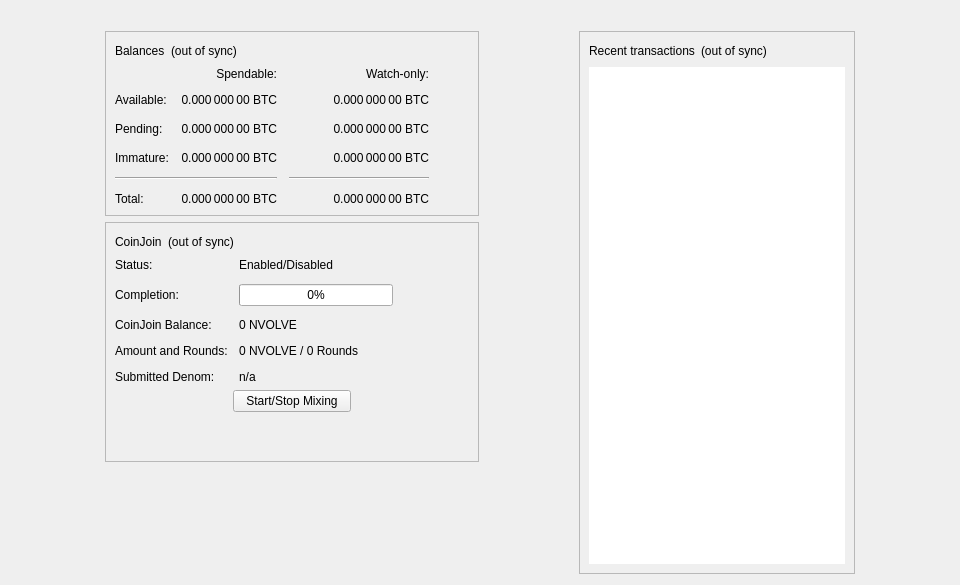
<?xml version="1.0" encoding="UTF-8"?>
<ui version="4.0">
 <class>OverviewPage</class>
 <widget class="QWidget" name="OverviewPage">
  <property name="geometry">
   <rect>
    <x>0</x>
    <y>0</y>
    <width>960</width>
    <height>585</height>
   </rect>
  </property>
  <property name="minimumSize">
   <size>
    <width>960</width>
    <height>0</height>
   </size>
  </property>
  <property name="windowTitle">
   <string>Form</string>
  </property>
  <layout class="QVBoxLayout" name="topLayout">
   <item>
    <widget class="QLabel" name="labelAlerts">
     <property name="visible">
      <bool>false</bool>
     </property>
     <property name="wordWrap">
      <bool>true</bool>
     </property>
     <property name="margin">
      <number>3</number>
     </property>
     <property name="textInteractionFlags">
      <set>Qt::TextSelectableByMouse</set>
     </property>
    </widget>
   </item>
   <item>
    <layout class="QHBoxLayout" name="horizontalLayout" stretch="1,0,1,0,1">
     <item>
      <spacer name="horizontalSpacerLeft">
       <property name="orientation">
        <enum>Qt::Horizontal</enum>
       </property>
       <property name="sizeType">
        <enum>QSizePolicy::Preferred</enum>
       </property>
       <property name="sizeHint" stdset="0">
        <size>
         <width>10</width>
         <height>20</height>
        </size>
       </property>
      </spacer>
     </item>
     <item>
      <layout class="QVBoxLayout" name="verticalLayout_2">
       <item>
        <widget class="QFrame" name="frame">
         <property name="frameShape">
          <enum>QFrame::StyledPanel</enum>
         </property>
         <property name="frameShadow">
          <enum>QFrame::Raised</enum>
         </property>
         <layout class="QVBoxLayout" name="verticalLayout_4">
          <item>
           <layout class="QHBoxLayout" name="horizontalLayout_4">
            <item>
             <widget class="QLabel" name="label_5">
              <property name="text">
               <string>Balances</string>
              </property>
             </widget>
            </item>
            <item>
             <widget class="QLabel" name="labelWalletStatus">
              <property name="toolTip">
               <string>The displayed information may be out of date. Your wallet automatically synchronizes with the Nvolve network after a connection is established, but this process has not completed yet.</string>
              </property>
              <property name="text">
               <string notr="true">(out of sync)</string>
              </property>
              <property name="alignment">
               <set>Qt::AlignLeading|Qt::AlignLeft|Qt::AlignVCenter</set>
              </property>
             </widget>
            </item>
            <item>
             <spacer name="horizontalSpacer_3">
              <property name="orientation">
               <enum>Qt::Horizontal</enum>
              </property>
              <property name="sizeHint" stdset="0">
               <size>
                <width>40</width>
                <height>20</height>
               </size>
              </property>
             </spacer>
            </item>
           </layout>
          </item>
          <item>
           <layout class="QGridLayout" name="gridLayout">
            <property name="spacing">
             <number>12</number>
            </property>
            <item row="2" column="2">
             <widget class="QLabel" name="labelWatchPending">
              <property name="cursor">
               <cursorShape>IBeamCursor</cursorShape>
              </property>
              <property name="toolTip">
               <string>Unconfirmed transactions to watch-only addresses</string>
              </property>
              <property name="text">
               <string notr="true">0.000 000 00 BTC</string>
              </property>
              <property name="alignment">
               <set>Qt::AlignRight|Qt::AlignTrailing|Qt::AlignVCenter</set>
              </property>
              <property name="textInteractionFlags">
               <set>Qt::LinksAccessibleByMouse|Qt::TextSelectableByKeyboard|Qt::TextSelectableByMouse</set>
              </property>
             </widget>
            </item>
            <item row="2" column="1">
             <widget class="QLabel" name="labelUnconfirmed">
              <property name="cursor">
               <cursorShape>IBeamCursor</cursorShape>
              </property>
              <property name="toolTip">
               <string>Total of transactions that have yet to be confirmed, and do not yet count toward the spendable balance</string>
              </property>
              <property name="text">
               <string notr="true">0.000 000 00 BTC</string>
              </property>
              <property name="alignment">
               <set>Qt::AlignRight|Qt::AlignTrailing|Qt::AlignVCenter</set>
              </property>
              <property name="textInteractionFlags">
               <set>Qt::LinksAccessibleByMouse|Qt::TextSelectableByKeyboard|Qt::TextSelectableByMouse</set>
              </property>
             </widget>
            </item>
            <item row="3" column="2">
             <widget class="QLabel" name="labelWatchImmature">
              <property name="cursor">
               <cursorShape>IBeamCursor</cursorShape>
              </property>
              <property name="toolTip">
               <string>Mined balance in watch-only addresses that has not yet matured</string>
              </property>
              <property name="text">
               <string notr="true">0.000 000 00 BTC</string>
              </property>
              <property name="alignment">
               <set>Qt::AlignRight|Qt::AlignTrailing|Qt::AlignVCenter</set>
              </property>
              <property name="textInteractionFlags">
               <set>Qt::LinksAccessibleByMouse|Qt::TextSelectableByKeyboard|Qt::TextSelectableByMouse</set>
              </property>
             </widget>
            </item>
            <item row="4" column="0" colspan="2">
             <widget class="Line" name="lineSpendableBalance">
              <property name="orientation">
               <enum>Qt::Horizontal</enum>
              </property>
             </widget>
            </item>
            <item row="4" column="2">
             <widget class="Line" name="lineWatchBalance">
              <property name="sizePolicy">
               <sizepolicy hsizetype="Preferred" vsizetype="Fixed">
                <horstretch>0</horstretch>
                <verstretch>0</verstretch>
               </sizepolicy>
              </property>
              <property name="minimumSize">
               <size>
                <width>140</width>
                <height>0</height>
               </size>
              </property>
              <property name="orientation">
               <enum>Qt::Horizontal</enum>
              </property>
             </widget>
            </item>
            <item row="5" column="0">
             <widget class="QLabel" name="labelTotalText">
              <property name="text">
               <string>Total:</string>
              </property>
             </widget>
            </item>
            <item row="3" column="1">
             <widget class="QLabel" name="labelImmature">
              <property name="cursor">
               <cursorShape>IBeamCursor</cursorShape>
              </property>
              <property name="toolTip">
               <string>Mined balance that has not yet matured</string>
              </property>
              <property name="text">
               <string notr="true">0.000 000 00 BTC</string>
              </property>
              <property name="alignment">
               <set>Qt::AlignRight|Qt::AlignTrailing|Qt::AlignVCenter</set>
              </property>
              <property name="textInteractionFlags">
               <set>Qt::LinksAccessibleByMouse|Qt::TextSelectableByKeyboard|Qt::TextSelectableByMouse</set>
              </property>
             </widget>
            </item>
            <item row="2" column="3">
             <spacer name="horizontalSpacer_2">
              <property name="orientation">
               <enum>Qt::Horizontal</enum>
              </property>
              <property name="sizeHint" stdset="0">
               <size>
                <width>40</width>
                <height>20</height>
               </size>
              </property>
             </spacer>
            </item>
            <item row="3" column="0">
             <widget class="QLabel" name="labelImmatureText">
              <property name="text">
               <string>Immature:</string>
              </property>
             </widget>
            </item>
            <item row="5" column="1">
             <widget class="QLabel" name="labelTotal">
              <property name="cursor">
               <cursorShape>IBeamCursor</cursorShape>
              </property>
              <property name="toolTip">
               <string>Your current total balance</string>
              </property>
              <property name="text">
               <string notr="true">0.000 000 00 BTC</string>
              </property>
              <property name="alignment">
               <set>Qt::AlignRight|Qt::AlignTrailing|Qt::AlignVCenter</set>
              </property>
              <property name="textInteractionFlags">
               <set>Qt::LinksAccessibleByMouse|Qt::TextSelectableByKeyboard|Qt::TextSelectableByMouse</set>
              </property>
             </widget>
            </item>
            <item row="5" column="2">
             <widget class="QLabel" name="labelWatchTotal">
              <property name="cursor">
               <cursorShape>IBeamCursor</cursorShape>
              </property>
              <property name="toolTip">
               <string>Current total balance in watch-only addresses</string>
              </property>
              <property name="text">
               <string notr="true">0.000 000 00 BTC</string>
              </property>
              <property name="alignment">
               <set>Qt::AlignRight|Qt::AlignTrailing|Qt::AlignVCenter</set>
              </property>
              <property name="textInteractionFlags">
               <set>Qt::LinksAccessibleByMouse|Qt::TextSelectableByKeyboard|Qt::TextSelectableByMouse</set>
              </property>
             </widget>
            </item>
            <item row="0" column="2">
             <widget class="QLabel" name="labelWatchonly">
              <property name="text">
               <string>Watch-only:</string>
              </property>
              <property name="alignment">
               <set>Qt::AlignRight|Qt::AlignTrailing|Qt::AlignVCenter</set>
              </property>
             </widget>
            </item>
            <item row="1" column="0">
             <widget class="QLabel" name="labelBalanceText">
              <property name="text">
               <string>Available:</string>
              </property>
             </widget>
            </item>
            <item row="1" column="1">
             <widget class="QLabel" name="labelBalance">
              <property name="cursor">
               <cursorShape>IBeamCursor</cursorShape>
              </property>
              <property name="toolTip">
               <string>Your current spendable balance</string>
              </property>
              <property name="text">
               <string notr="true">0.000 000 00 BTC</string>
              </property>
              <property name="alignment">
               <set>Qt::AlignRight|Qt::AlignTrailing|Qt::AlignVCenter</set>
              </property>
              <property name="textInteractionFlags">
               <set>Qt::LinksAccessibleByMouse|Qt::TextSelectableByKeyboard|Qt::TextSelectableByMouse</set>
              </property>
             </widget>
            </item>
            <item row="1" column="2">
             <widget class="QLabel" name="labelWatchAvailable">
              <property name="cursor">
               <cursorShape>IBeamCursor</cursorShape>
              </property>
              <property name="toolTip">
               <string>Your current balance in watch-only addresses</string>
              </property>
              <property name="text">
               <string notr="true">0.000 000 00 BTC</string>
              </property>
              <property name="alignment">
               <set>Qt::AlignRight|Qt::AlignTrailing|Qt::AlignVCenter</set>
              </property>
              <property name="textInteractionFlags">
               <set>Qt::LinksAccessibleByMouse|Qt::TextSelectableByKeyboard|Qt::TextSelectableByMouse</set>
              </property>
             </widget>
            </item>
            <item row="2" column="0">
             <widget class="QLabel" name="labelPendingText">
              <property name="text">
               <string>Pending:</string>
              </property>
             </widget>
            </item>
            <item row="0" column="1">
             <widget class="QLabel" name="labelSpendable">
              <property name="text">
               <string>Spendable:</string>
              </property>
              <property name="alignment">
               <set>Qt::AlignRight|Qt::AlignTrailing|Qt::AlignVCenter</set>
              </property>
             </widget>
            </item>
           </layout>
          </item>
         </layout>
        </widget>
       </item>
       <item>
        <widget class="QFrame" name="frameCoinJoin">
         <property name="layoutDirection">
          <enum>Qt::LeftToRight</enum>
         </property>
         <property name="frameShape">
          <enum>QFrame::StyledPanel</enum>
         </property>
         <property name="frameShadow">
          <enum>QFrame::Raised</enum>
         </property>
         <layout class="QVBoxLayout" name="VerticalLayout_PS1">
          <item>
           <layout class="QHBoxLayout" name="horizontalLayout_5">
            <item>
             <widget class="QLabel" name="labelCoinJoinHeader">
              <property name="text">
               <string notr="true">CoinJoin</string>
              </property>
             </widget>
            </item>
            <item>
             <widget class="QLabel" name="labelCoinJoinSyncStatus">
              <property name="toolTip">
               <string>The displayed information may be out of date. Your wallet automatically synchronizes with the Nvolve network after a connection is established, but this process has not completed yet.</string>
              </property>
              <property name="text">
               <string notr="true">(out of sync)</string>
              </property>
              <property name="alignment">
               <set>Qt::AlignLeading|Qt::AlignLeft|Qt::AlignVCenter</set>
              </property>
             </widget>
            </item>
            <item>
             <spacer name="horizontalSpacer_4">
              <property name="orientation">
               <enum>Qt::Horizontal</enum>
              </property>
              <property name="sizeHint" stdset="0">
               <size>
                <width>40</width>
                <height>20</height>
               </size>
              </property>
             </spacer>
            </item>
           </layout>
          </item>
          <item>
           <layout class="QFormLayout" name="coinJoinFormLayout">
            <property name="fieldGrowthPolicy">
             <enum>QFormLayout::AllNonFixedFieldsGrow</enum>
            </property>
            <property name="horizontalSpacing">
             <number>11</number>
            </property>
            <property name="verticalSpacing">
             <number>12</number>
            </property>
            <item row="0" column="0">
             <widget class="QLabel" name="labelCoinJoinEnabledText">
              <property name="text">
               <string>Status:</string>
              </property>
             </widget>
            </item>
            <item row="0" column="1">
             <widget class="QLabel" name="labelCoinJoinEnabled">
              <property name="text">
               <string>Enabled/Disabled</string>
              </property>
             </widget>
            </item>
            <item row="1" column="0">
             <widget class="QLabel" name="labelCompletitionText">
              <property name="text">
               <string>Completion:</string>
              </property>
             </widget>
            </item>
            <item row="1" column="1">
             <widget class="QProgressBar" name="coinJoinProgress">
              <property name="maximumSize">
               <size>
                <width>154</width>
                <height>16777215</height>
               </size>
              </property>
              <property name="value">
               <number>0</number>
              </property>
             </widget>
            </item>
            <item row="2" column="0">
             <widget class="QLabel" name="labelAnonymizedText">
              <property name="text">
               <string notr="true">CoinJoin Balance:</string>
              </property>
             </widget>
            </item>
            <item row="2" column="1">
             <widget class="QLabel" name="labelAnonymized">
              <property name="text">
               <string notr="true">0 NVOLVE</string>
              </property>
             </widget>
            </item>
            <item row="3" column="0">
             <widget class="QLabel" name="labelAmountAndRoundsText">
              <property name="text">
               <string>Amount and Rounds:</string>
              </property>
             </widget>
            </item>
            <item row="3" column="1">
             <widget class="QLabel" name="labelAmountRounds">
              <property name="text">
               <string notr="true">0 NVOLVE / 0 Rounds</string>
              </property>
             </widget>
            </item>
            <item row="4" column="0">
             <widget class="QLabel" name="labelSubmittedDenomText">
              <property name="text">
               <string>Submitted Denom:</string>
              </property>
             </widget>
            </item>
            <item row="4" column="1">
             <widget class="QLabel" name="labelSubmittedDenom">
              <property name="toolTip">
               <string>The denominations you submitted to the Smartnode.&lt;br&gt;To mix, other users must submit the exact same denominations.</string>
              </property>
              <property name="text">
               <string>n/a</string>
              </property>
              <property name="wordWrap">
               <bool>true</bool>
              </property>
             </widget>
            </item>
           </layout>
          </item>
          <item>
           <layout class="QVBoxLayout" name="VerticalLayout_PS">
            <item>
             <layout class="QHBoxLayout" name="horizontalLayout_3">
              <property name="topMargin">
               <number>0</number>
              </property>
              <item>
               <spacer name="horizontalSpacer_5">
                <property name="orientation">
                 <enum>Qt::Horizontal</enum>
                </property>
                <property name="sizeHint" stdset="0">
                 <size>
                  <width>40</width>
                  <height>20</height>
                 </size>
                </property>
               </spacer>
              </item>
              <item>
               <widget class="QPushButton" name="toggleCoinJoin">
                <property name="sizePolicy">
                 <sizepolicy hsizetype="MinimumExpanding" vsizetype="Fixed">
                  <horstretch>0</horstretch>
                  <verstretch>0</verstretch>
                 </sizepolicy>
                </property>
                <property name="text">
                 <string>Start/Stop Mixing</string>
                </property>
               </widget>
              </item>
              <item>
               <spacer name="horizontalSpacer_6">
                <property name="orientation">
                 <enum>Qt::Horizontal</enum>
                </property>
                <property name="sizeHint" stdset="0">
                 <size>
                  <width>40</width>
                  <height>20</height>
                 </size>
                </property>
               </spacer>
              </item>
             </layout>
            </item>
            <item>
             <spacer name="verticalSpacer_3">
              <property name="orientation">
               <enum>Qt::Vertical</enum>
              </property>
              <property name="sizeHint" stdset="0">
               <size>
                <width>20</width>
                <height>40</height>
               </size>
              </property>
             </spacer>
            </item>
           </layout>
          </item>
         </layout>
        </widget>
       </item>
       <item>
        <spacer name="verticalSpacer">
         <property name="orientation">
          <enum>Qt::Vertical</enum>
         </property>
         <property name="sizeHint" stdset="0">
          <size>
           <width>20</width>
           <height>40</height>
          </size>
         </property>
        </spacer>
       </item>
      </layout>
     </item>
     <item>
      <spacer name="horizontalSpacerCenter">
       <property name="orientation">
        <enum>Qt::Horizontal</enum>
       </property>
       <property name="sizeHint" stdset="0">
        <size>
         <width>10</width>
         <height>20</height>
        </size>
       </property>
      </spacer>
     </item>
     <item>
      <layout class="QVBoxLayout" name="verticalLayout_3">
       <item>
        <widget class="QFrame" name="frame_2">
         <property name="frameShape">
          <enum>QFrame::StyledPanel</enum>
         </property>
         <property name="frameShadow">
          <enum>QFrame::Raised</enum>
         </property>
         <layout class="QVBoxLayout" name="verticalLayout">
          <item>
           <layout class="QHBoxLayout" name="horizontalLayout_2">
            <item>
             <widget class="QLabel" name="label_4">
              <property name="text">
               <string>Recent transactions</string>
              </property>
             </widget>
            </item>
            <item>
             <widget class="QLabel" name="labelTransactionsStatus">
              <property name="toolTip">
               <string>The displayed information may be out of date. Your wallet automatically synchronizes with the Nvolve network after a connection is established, but this process has not completed yet.</string>
              </property>
              <property name="text">
               <string notr="true">(out of sync)</string>
              </property>
              <property name="alignment">
               <set>Qt::AlignLeading|Qt::AlignLeft|Qt::AlignVCenter</set>
              </property>
             </widget>
            </item>
            <item>
             <spacer name="horizontalSpacer">
              <property name="orientation">
               <enum>Qt::Horizontal</enum>
              </property>
              <property name="sizeHint" stdset="0">
               <size>
                <width>40</width>
                <height>20</height>
               </size>
              </property>
             </spacer>
            </item>
           </layout>
          </item>
          <item>
           <widget class="QListView" name="listTransactions">
            <property name="frameShape">
             <enum>QFrame::NoFrame</enum>
            </property>
            <property name="verticalScrollBarPolicy">
             <enum>Qt::ScrollBarAlwaysOff</enum>
            </property>
            <property name="horizontalScrollBarPolicy">
             <enum>Qt::ScrollBarAlwaysOff</enum>
            </property>
            <property name="selectionMode">
             <enum>QAbstractItemView::NoSelection</enum>
            </property>
           </widget>
          </item>
         </layout>
        </widget>
       </item>
      </layout>
     </item>
     <item>
      <spacer name="horizontalSpacerRight">
       <property name="orientation">
        <enum>Qt::Horizontal</enum>
       </property>
       <property name="sizeType">
        <enum>QSizePolicy::Preferred</enum>
       </property>
       <property name="sizeHint" stdset="0">
        <size>
         <width>10</width>
         <height>20</height>
        </size>
       </property>
      </spacer>
     </item>
    </layout>
   </item>
  </layout>
 </widget>
 <resources/>
 <connections/>
</ui>
